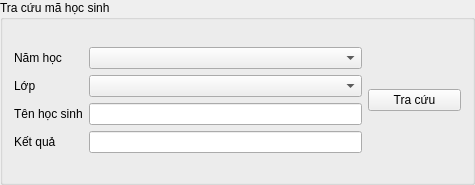
<?xml version="1.0" encoding="UTF-8"?>
<ui version="4.0">
 <class>hoptracuuhocsinh</class>
 <widget class="QGroupBox" name="hoptracuuhocsinh">
  <property name="geometry">
   <rect>
    <x>0</x>
    <y>0</y>
    <width>475</width>
    <height>185</height>
   </rect>
  </property>
  <property name="windowTitle">
   <string>Tra cứu mã học sinh</string>
  </property>
  <property name="title">
   <string>Tra cứu mã học sinh</string>
  </property>
  <layout class="QGridLayout" name="gridLayout">
   <item row="1" column="0" colspan="2">
    <layout class="QFormLayout" name="formLayout">
     <item row="0" column="0">
      <widget class="QLabel" name="label_7">
       <property name="text">
        <string>Năm học</string>
       </property>
       <property name="buddy">
        <cstring>CBnamhoc</cstring>
       </property>
      </widget>
     </item>
     <item row="0" column="1">
      <widget class="QComboBox" name="CBnamhoc"/>
     </item>
     <item row="1" column="0">
      <widget class="QLabel" name="label_8">
       <property name="text">
        <string>Lớp</string>
       </property>
       <property name="buddy">
        <cstring>CBlop</cstring>
       </property>
      </widget>
     </item>
     <item row="1" column="1">
      <widget class="QComboBox" name="CBlop"/>
     </item>
     <item row="2" column="0">
      <widget class="QLabel" name="label_6">
       <property name="text">
        <string>Tên học sinh</string>
       </property>
       <property name="buddy">
        <cstring>LETenHS</cstring>
       </property>
      </widget>
     </item>
     <item row="2" column="1">
      <widget class="QLineEdit" name="LETenHS"/>
     </item>
     <item row="3" column="0">
      <widget class="QLabel" name="label_9">
       <property name="text">
        <string>Kết quả</string>
       </property>
       <property name="buddy">
        <cstring>LEketqua</cstring>
       </property>
      </widget>
     </item>
     <item row="3" column="1">
      <widget class="QLineEdit" name="LEketqua">
       <property name="readOnly">
        <bool>true</bool>
       </property>
      </widget>
     </item>
    </layout>
   </item>
   <item row="1" column="2">
    <widget class="QPushButton" name="BTtracuu">
     <property name="text">
      <string>Tra cứu</string>
     </property>
    </widget>
   </item>
   <item row="0" column="0" colspan="2">
    <spacer name="verticalSpacer">
     <property name="orientation">
      <enum>Qt::Orientation::Vertical</enum>
     </property>
     <property name="sizeType">
      <enum>QSizePolicy::Policy::Preferred</enum>
     </property>
     <property name="sizeHint" stdset="0">
      <size>
       <width>348</width>
       <height>0</height>
      </size>
     </property>
    </spacer>
   </item>
   <item row="2" column="0" colspan="2">
    <spacer name="verticalSpacer_2">
     <property name="orientation">
      <enum>Qt::Orientation::Vertical</enum>
     </property>
     <property name="sizeType">
      <enum>QSizePolicy::Policy::Preferred</enum>
     </property>
     <property name="sizeHint" stdset="0">
      <size>
       <width>348</width>
       <height>1</height>
      </size>
     </property>
    </spacer>
   </item>
  </layout>
 </widget>
 <tabstops>
  <tabstop>CBnamhoc</tabstop>
  <tabstop>CBlop</tabstop>
  <tabstop>LETenHS</tabstop>
  <tabstop>BTtracuu</tabstop>
  <tabstop>LEketqua</tabstop>
 </tabstops>
 <resources/>
 <connections/>
</ui>
